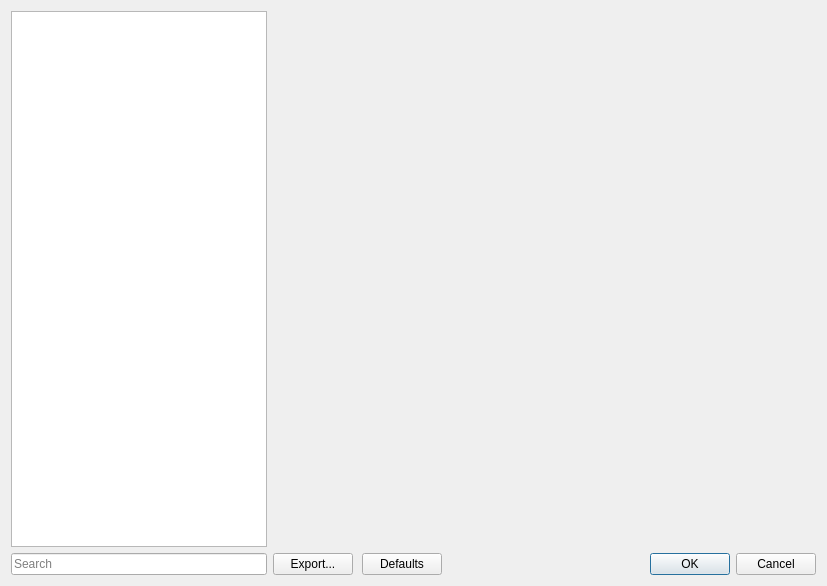
<?xml version="1.0" encoding="UTF-8"?>
<ui version="4.0">
 <class>PreferencesDialog</class>
 <widget class="QDialog" name="PreferencesDialog">
  <property name="geometry">
   <rect>
    <x>0</x>
    <y>0</y>
    <width>827</width>
    <height>586</height>
   </rect>
  </property>
  <property name="windowTitle">
   <string>Preferences</string>
  </property>
  <layout class="QHBoxLayout" name="horizontalLayout">
   <item>
    <layout class="QVBoxLayout" name="verticalLayout">
     <item>
      <widget class="QListWidget" name="preferencesTypeList">
       <property name="sizePolicy">
        <sizepolicy hsizetype="Preferred" vsizetype="Expanding">
         <horstretch>0</horstretch>
         <verstretch>0</verstretch>
        </sizepolicy>
       </property>
       <property name="minimumSize">
        <size>
         <width>200</width>
         <height>0</height>
        </size>
       </property>
       <property name="horizontalScrollBarPolicy">
        <enum>Qt::ScrollBarPolicy::ScrollBarAlwaysOff</enum>
       </property>
       <property name="editTriggers">
        <set>QAbstractItemView::EditTrigger::NoEditTriggers</set>
       </property>
       <property name="showDropIndicator" stdset="0">
        <bool>false</bool>
       </property>
       <property name="alternatingRowColors">
        <bool>true</bool>
       </property>
       <property name="iconSize">
        <size>
         <width>16</width>
         <height>16</height>
        </size>
       </property>
       <property name="flow">
        <enum>QListView::Flow::TopToBottom</enum>
       </property>
       <property name="resizeMode">
        <enum>QListView::ResizeMode::Adjust</enum>
       </property>
       <property name="spacing">
        <number>1</number>
       </property>
       <property name="wordWrap">
        <bool>true</bool>
       </property>
      </widget>
     </item>
     <item>
      <widget class="QLineEdit" name="searchField">
       <property name="sizePolicy">
        <sizepolicy hsizetype="Minimum" vsizetype="Fixed">
         <horstretch>0</horstretch>
         <verstretch>0</verstretch>
        </sizepolicy>
       </property>
       <property name="placeholderText">
        <string>Search</string>
       </property>
      </widget>
     </item>
    </layout>
   </item>
   <item>
    <layout class="QVBoxLayout" name="verticalLayout_5">
     <property name="spacing">
      <number>9</number>
     </property>
     <item>
      <widget class="QStackedWidget" name="prefsStackWidget">
       <widget class="QWidget" name="page_2"/>
      </widget>
     </item>
     <item>
      <layout class="QHBoxLayout" name="buttonHorizontalLayout">
       <property name="leftMargin">
        <number>0</number>
       </property>
       <property name="rightMargin">
        <number>0</number>
       </property>
       <item>
        <widget class="QPushButton" name="exportButton">
         <property name="text">
          <string>Export...</string>
         </property>
         <property name="autoDefault">
          <bool>false</bool>
         </property>
        </widget>
       </item>
       <item>
        <widget class="QPushButton" name="defaultsButton">
         <property name="text">
          <string>Defaults</string>
         </property>
         <property name="autoDefault">
          <bool>false</bool>
         </property>
        </widget>
       </item>
       <item>
        <spacer name="buttonHorizontalSpacer">
         <property name="orientation">
          <enum>Qt::Orientation::Horizontal</enum>
         </property>
         <property name="sizeHint" stdset="0">
          <size>
           <width>40</width>
           <height>20</height>
          </size>
         </property>
        </spacer>
       </item>
       <item>
        <widget class="QDialogButtonBox" name="buttonBox">
         <property name="standardButtons">
          <set>QDialogButtonBox::StandardButton::Cancel|QDialogButtonBox::StandardButton::Ok</set>
         </property>
        </widget>
       </item>
      </layout>
     </item>
    </layout>
   </item>
  </layout>
 </widget>
 <resources/>
 <connections/>
</ui>
